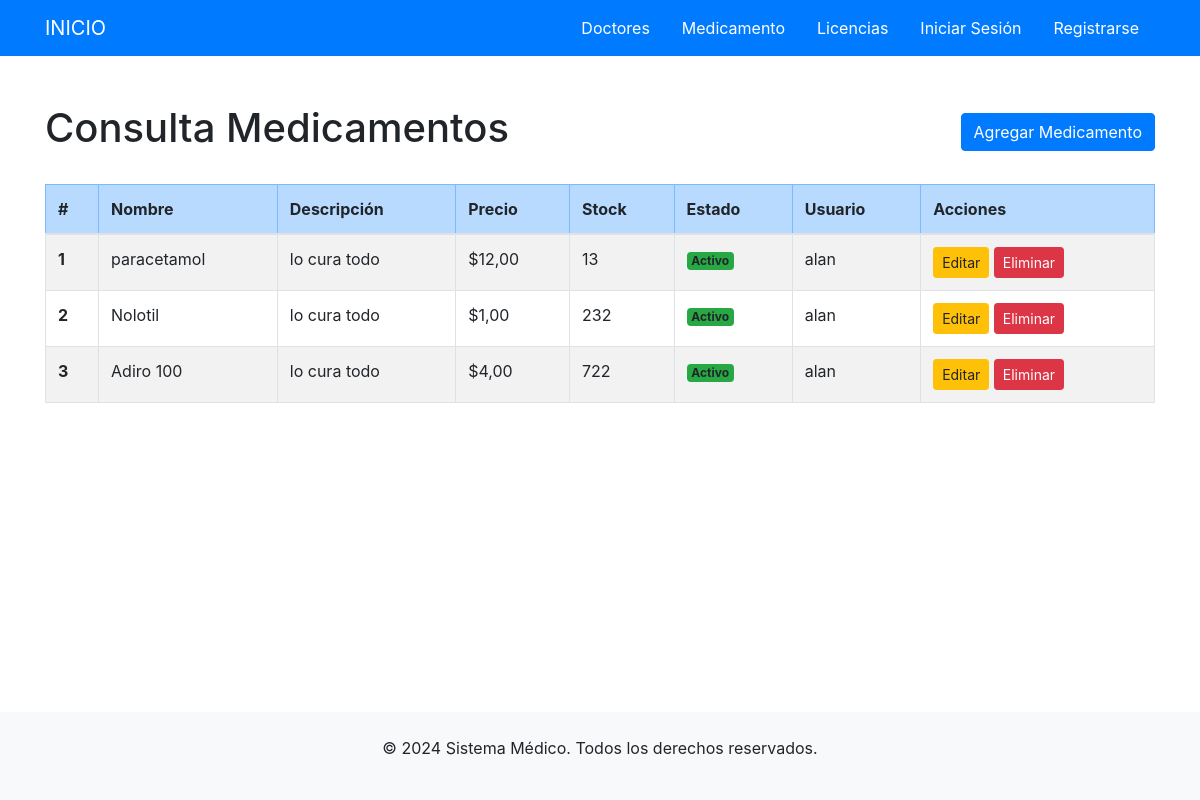
The app's page /medicamento/ with its own data.
### aplication/core/models.py (models this page shows, shortened)
class Medicamento(models.Model):
    nombre = models.CharField(max_length=100)
    descripcion = models.CharField(max_length=255)
    precio = models.DecimalField(max_digits=10, decimal_places=2)
    stock = models.PositiveIntegerField()
    estado = models.BooleanField(default=True)
    usuario = models.ForeignKey(User, on_delete=models.CASCADE)
    class Meta:
        verbose_name = "Medicamento"
        verbose_name_plural = "Medicamentos"
        ordering = ['descripcion']

### aplication/core/views.py (the view)
# urls.py: path('medicamento/', views.MedicamentoList.as_view(), name='medicamento_list'),
class MedicamentoList( ListView):
    model = Medicamento
    template_name = 'core/medicamento/list.html'
    context_object_name = 'medic'
    def get_context_data(self, **kwargs):
        context = super().get_context_data(**kwargs)
        context['title'] = "Consulta Medicamentos"
        return context

### template/core/medicamento/list.html (shortened to what this page needs)
{% extends 'layouts/base.html' %}
{% block content %}
<div class="container my-5">
    <div class="d-flex justify-content-between align-items-center mb-4">
        <h1 class="display-6">{{ title }}</h1>
        <a href="{% url 'core:medicamento_create' %}" class="btn btn-primary">
             Agregar Medicamento
        </a>
    </div>
    <div class="table-responsive">
        <table class="table table-striped table-bordered">
            <thead class="table-primary">
                <tr>
                    <th>#</th>
                    <th>Nombre</th>
                    <th>Descripción</th>
                    <th>Precio</th>
                    <th>Stock</th>
                    <th>Estado</th>
                    <th>Usuario</th>
                    <th>Acciones</th>
                </tr>
            </thead>
            <tbody>
                {% if medic %}
                    {% for medicamento in medic %}
                        <tr>
                            <th>{{ forloop.counter }}</th>
                            <td>{{ medicamento.nombre }}</td>
                            <td>{{ medicamento.descripcion }}</td>
                            <td>${{ medicamento.precio }}</td>
                            <td>{{ medicamento.stock }}</td>
                            <td>
                                <span class="badge {% if medicamento.estado %}bg-success{% else %}bg-danger{% endif %}">
                                    {{ medicamento.estado|yesno:"Activo,Inactivo" }}
                                </span>
                            </td>
                            <td>{{ medicamento.usuario.username }}</td>
                            <td>
                                <a href="{% url 'core:medicamento_update' medicamento.pk %}" class="btn btn-warning btn-sm">
                                     Editar
                                </a>
                                <a href="{% url 'core:medicamento_delete' medicamento.pk %}" class="btn btn-danger btn-sm">
                                    Eliminar</a>
                            </td>
                        </tr>
                    {% endfor %}
                {% else %}
                    <tr>
                        <td colspan="6" class="text-muted">No hay medicamentos registrados.</td>
                    </tr>
                {% endif %}
            </tbody>
        </table>
    </div>
</div>
{% endblock %}

### records on screen
Medicamento: nombre "paracetamol", descripcion "lo cura todo", precio "12,00", stock "13", estado "Activo", usuario.username "alan"
Medicamento: nombre "Nolotil", descripcion "lo cura todo", precio "1,00", stock "232", estado "Activo", usuario.username "alan"
Medicamento: nombre "Adiro 100", descripcion "lo cura todo", precio "4,00", stock "722", estado "Activo", usuario.username "alan"

### other values on screen
{{ title }} "Consulta Medicamentos"
